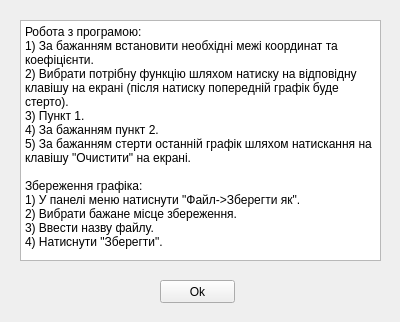
<?xml version="1.0" encoding="UTF-8"?>
<ui version="4.0">
 <class>InstructionWindow</class>
 <widget class="QWidget" name="InstructionWindow">
  <property name="geometry">
   <rect>
    <x>0</x>
    <y>0</y>
    <width>400</width>
    <height>322</height>
   </rect>
  </property>
  <property name="windowTitle">
   <string>Form</string>
  </property>
  <property name="windowIcon">
   <iconset resource="myres.qrc">
    <normaloff>:/Iamges/text.png</normaloff>:/Iamges/text.png</iconset>
  </property>
  <widget class="QPushButton" name="pushButton">
   <property name="geometry">
    <rect>
     <x>160</x>
     <y>280</y>
     <width>75</width>
     <height>23</height>
    </rect>
   </property>
   <property name="text">
    <string>Ok</string>
   </property>
  </widget>
  <widget class="QTextBrowser" name="textBrowser">
   <property name="geometry">
    <rect>
     <x>20</x>
     <y>20</y>
     <width>361</width>
     <height>241</height>
    </rect>
   </property>
   <property name="html">
    <string>&lt;!DOCTYPE HTML PUBLIC &quot;-//W3C//DTD HTML 4.0//EN&quot; &quot;http://www.w3.org/TR/REC-html40/strict.dtd&quot;&gt;
&lt;html&gt;&lt;head&gt;&lt;meta name=&quot;qrichtext&quot; content=&quot;1&quot; /&gt;&lt;style type=&quot;text/css&quot;&gt;
p, li { white-space: pre-wrap; }
&lt;/style&gt;&lt;/head&gt;&lt;body style=&quot; font-family:'MS Shell Dlg 2'; font-size:8.25pt; font-weight:400; font-style:normal;&quot;&gt;
&lt;p style=&quot; margin-top:0px; margin-bottom:0px; margin-left:0px; margin-right:0px; -qt-block-indent:0; text-indent:0px;&quot;&gt;&lt;span style=&quot; font-size:9pt;&quot;&gt;Робота з програмою:&lt;/span&gt;&lt;/p&gt;
&lt;p style=&quot; margin-top:0px; margin-bottom:0px; margin-left:0px; margin-right:0px; -qt-block-indent:0; text-indent:0px;&quot;&gt;&lt;span style=&quot; font-size:9pt;&quot;&gt;1) За бажанням встановити необхідні межі координат та коефіцієнти.&lt;/span&gt;&lt;/p&gt;
&lt;p style=&quot; margin-top:0px; margin-bottom:0px; margin-left:0px; margin-right:0px; -qt-block-indent:0; text-indent:0px;&quot;&gt;&lt;span style=&quot; font-size:9pt;&quot;&gt;2) Вибрати потрібну функцію шляхом натиску на відповідну клавішу на екрані (після натиску попередній графік буде стерто).			&lt;/span&gt;&lt;/p&gt;
&lt;p style=&quot; margin-top:0px; margin-bottom:0px; margin-left:0px; margin-right:0px; -qt-block-indent:0; text-indent:0px;&quot;&gt;&lt;span style=&quot; font-size:9pt;&quot;&gt;3) Пункт 1. &lt;/span&gt;&lt;/p&gt;
&lt;p style=&quot; margin-top:0px; margin-bottom:0px; margin-left:0px; margin-right:0px; -qt-block-indent:0; text-indent:0px;&quot;&gt;&lt;span style=&quot; font-size:9pt;&quot;&gt;4) За бажанням пункт 2.&lt;/span&gt;&lt;/p&gt;
&lt;p style=&quot; margin-top:0px; margin-bottom:0px; margin-left:0px; margin-right:0px; -qt-block-indent:0; text-indent:0px;&quot;&gt;&lt;span style=&quot; font-size:9pt;&quot;&gt;5) За бажанням стерти останній графік шляхом натискання на клавішу &amp;quot;Очистити&amp;quot; на екрані.&lt;/span&gt;&lt;/p&gt;
&lt;p style=&quot;-qt-paragraph-type:empty; margin-top:0px; margin-bottom:0px; margin-left:0px; margin-right:0px; -qt-block-indent:0; text-indent:0px; font-size:9pt;&quot;&gt;&lt;br /&gt;&lt;/p&gt;
&lt;p style=&quot; margin-top:0px; margin-bottom:0px; margin-left:0px; margin-right:0px; -qt-block-indent:0; text-indent:0px;&quot;&gt;&lt;span style=&quot; font-size:9pt;&quot;&gt;Збереження графіка:&lt;/span&gt;&lt;/p&gt;
&lt;p style=&quot; margin-top:0px; margin-bottom:0px; margin-left:0px; margin-right:0px; -qt-block-indent:0; text-indent:0px;&quot;&gt;&lt;span style=&quot; font-size:9pt;&quot;&gt;1) У панелі меню натиснути &amp;quot;Файл-&amp;gt;Зберегти як&amp;quot;.&lt;/span&gt;&lt;/p&gt;
&lt;p style=&quot; margin-top:0px; margin-bottom:0px; margin-left:0px; margin-right:0px; -qt-block-indent:0; text-indent:0px;&quot;&gt;&lt;span style=&quot; font-size:9pt;&quot;&gt;2) Вибрати бажане місце збереження.&lt;/span&gt;&lt;/p&gt;
&lt;p style=&quot; margin-top:0px; margin-bottom:0px; margin-left:0px; margin-right:0px; -qt-block-indent:0; text-indent:0px;&quot;&gt;&lt;span style=&quot; font-size:9pt;&quot;&gt;3) Ввести назву файлу.&lt;/span&gt;&lt;/p&gt;
&lt;p style=&quot; margin-top:0px; margin-bottom:0px; margin-left:0px; margin-right:0px; -qt-block-indent:0; text-indent:0px;&quot;&gt;&lt;span style=&quot; font-size:9pt;&quot;&gt;4) Натиснути &amp;quot;Зберегти&amp;quot;.&lt;/span&gt;&lt;/p&gt;&lt;/body&gt;&lt;/html&gt;</string>
   </property>
  </widget>
 </widget>
 <resources>
  <include location="myres.qrc"/>
 </resources>
 <connections/>
</ui>
